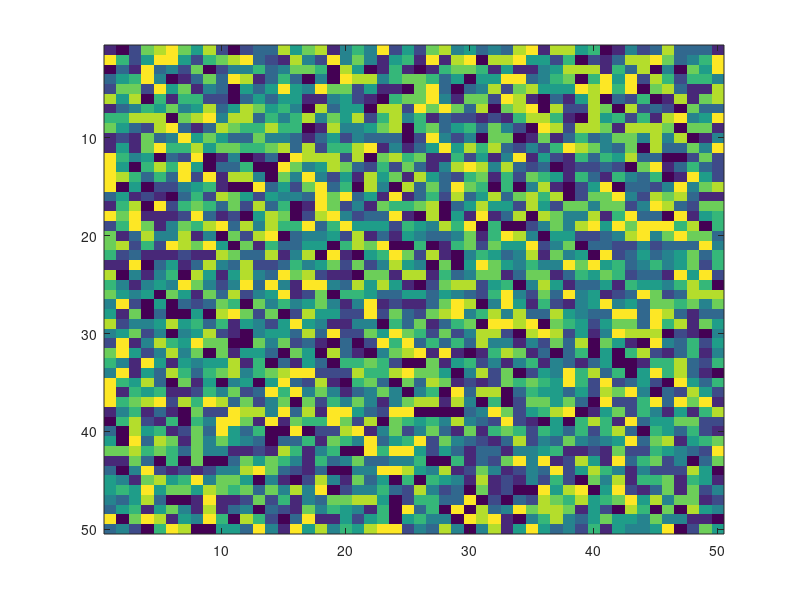

MATLAB code to generate this figure:
clear
clc
%Generate the X and Y grid arrays using the MESHGRID function.
r = randi(10, 50); %r will represent input matrix. current state is for demo purposes

%integers for item representation

int_person = 0;
int_accessPoint = 1;
int_rangeRadius = 2;


imagesc(r)

%timing system to be implemented